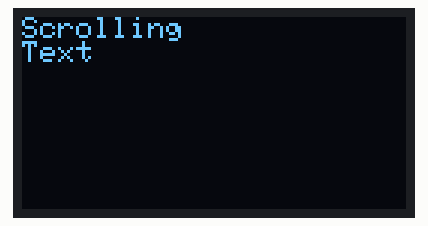
This sketch was run on a simulated Arduino Uno, built with avr-gcc and run on an emulated ATmega328P. Parts: 128×64 one-colour display.

Above: at 0.1 s.
At 2.8 s:
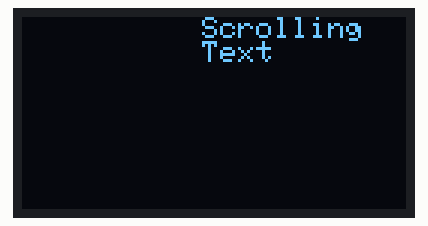
At 5.5 s:
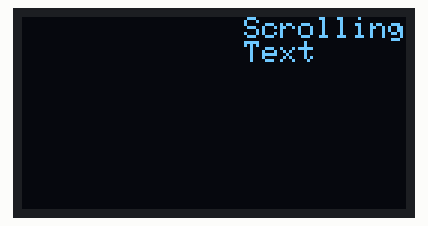
At 11.8 s:
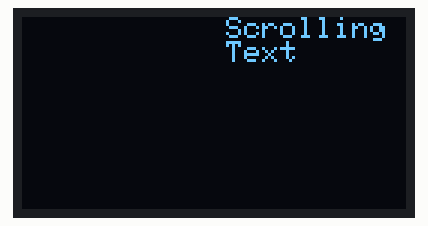
At 16.6 s:
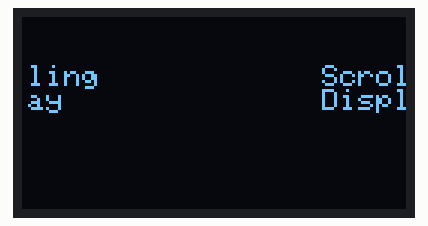
At 22.1 s:
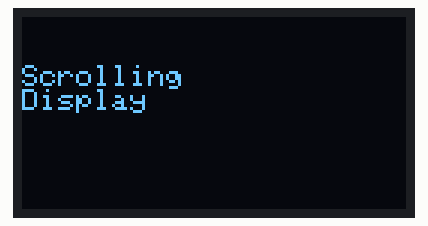

The sketch:

OLED_SCROLLING_TEXT.ino
```cpp
#include <Wire.h>
#include <Adafruit_GFX.h>
#include <Adafruit_SSD1306.h>

#define SCREEN_WIDTH 128  // OLED display width, in pixels
#define SCREEN_HEIGHT 64  // OLED display height, in pixels
#define OLED_RESET -1     // Reset pin # (or -1 if sharing Arduino reset pin)

Adafruit_SSD1306 display(SCREEN_WIDTH, SCREEN_HEIGHT, &Wire, OLED_RESET);

void setup() {

  // initialize with the I2C addr 0x3C
  display.begin(SSD1306_SWITCHCAPVCC, 0x3C);

  display.clearDisplay();
  display.setTextSize(1);
  display.setTextColor(WHITE);
  display.println("Scrolling");
  display.println("Text");
  display.display();

  display.startscrollright(0, 0);
  delay(3000);
  display.stopscroll();
  display.startscrollleft(0, 0);
  delay(3000);
  display.stopscroll();
  display.startscrollright(1, 1);
  delay(3000);
  display.stopscroll();
  display.startscrollleft(1, 1);
  delay(3000);
  display.stopscroll();

  display.clearDisplay();
  display.setTextSize(1);
  display.setTextColor(WHITE);
  display.println("Scrolling");
  display.println("Display");
  display.display();

  display.startscrolldiagright(0, 7);
  delay(5000);
  display.stopscroll();
  display.startscrolldiagleft(0, 7);
  delay(5000);
  display.stopscroll();
}
void loop() {
}
```
